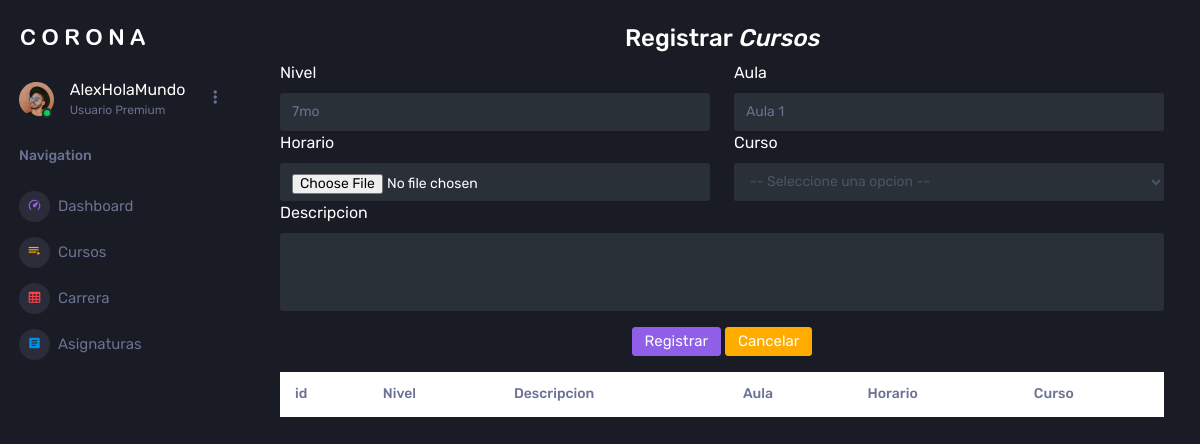
Page /listaCurso/ on the earlier database version.
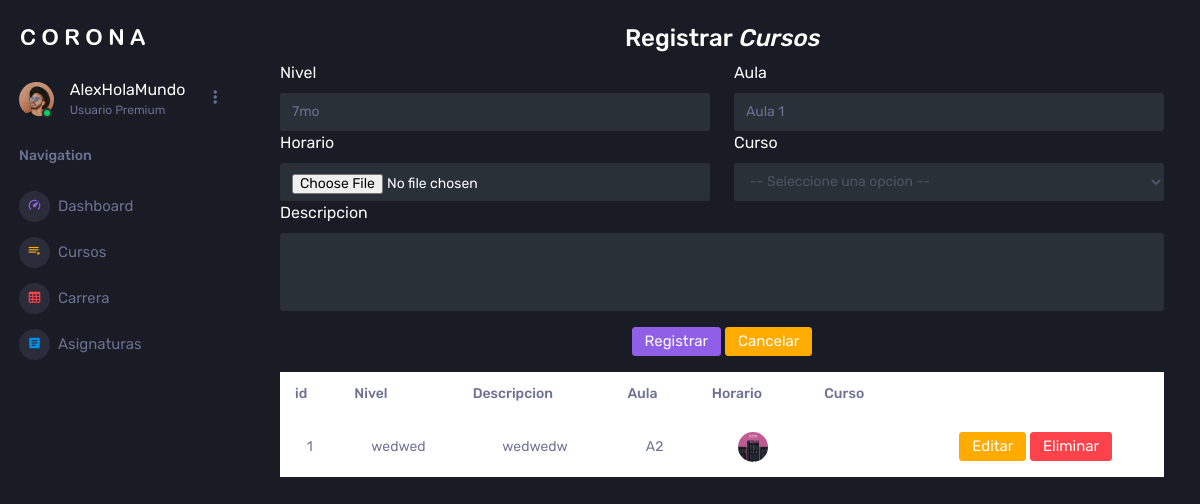
Same page on the later database version.
### Aplicaciones/MatriculasWATT/models.py (models this page shows, shortened)
class cursoWATT(models.Model):
    idCursoWATT = models.AutoField(primary_key=True)
    nivelCursoWATT = models.CharField(max_length=50)
    descripcionCursoWATT = models.CharField(max_length=50)
    aulaCursoWATT = models.CharField(max_length=50)
    horarioCursoWATT = models.FileField(upload_to='horarios',null=True, blank=True)
    carrera = models.ForeignKey(carreraWATT, null=True, blank=True, on_delete=models.PROTECT)

### Aplicaciones/MatriculasWATT/views.py (the view)
# urls.py: path('listaCurso/', views.listaCurso),
def listaCurso(request):
    cursoBdd=cursoWATT.objects.all()
    carreraBdd=carreraWATT.objects.all()
    return render(request, 'listaCurso.html', {
        'cursos': cursoBdd, 'carreras': carreraBdd
    })

### Aplicaciones/MatriculasWATT/templates/listaCurso.html (shortened to what the changed rows need)
{%extends './home.html'%} {%block contenido%} {% load static %}
<div class="container m-4">
  <div class="row">
    <div class="col-md-12 col-xs-12">
      <div class="table-responsive">
        <table class="table table-light bg-white" id="tableCursos">
          <thead>
            <tr>
              <th scope="col">id</th>
              <th scope="col">Nivel</th>
              <th scope="col">Descripcion</th>
              <th scope="col">Aula</th>
              <th scope="col">Horario</th>
              <th scope="col">Curso</th>
            </tr>
          </thead>
          <tbody>
            {% for curso in cursos %}
            <tr>
              <td class="text-center">{{curso.idCursoWATT}}</td>
              <td class="text-center">{{curso.nivelCursoWATT}}</td>
              <td class="text-center">{{curso.descripcionCursoWATT}}</td>
              <td class="text-center">{{curso.aulaCursoWATT}}</td>
              <td class="text-center">
                {% if curso.horarioCursoWATT %}
                <a href="{{curso.horarioCursoWATT.url}}" target="_blank">
                  <img
                    src="{{curso.horarioCursoWATT.url}}"
                    alt=""
                    width="50px"
                    height="50px"
                  />
                </a>
                {% else %}
                <b>N/A</b>
                {% endif %}
              </td>
              <td class="text-center">
              </td>
              <td class="text-center">
                <a
                  href="/editarCarrera/{{curso.idCursoWATT}}"
                  class="btn btn-warning"
                >
                  Editar
                </a>
                <a
                  href="javascript:void(0);"
                  type="button"
                  class="btn btn-danger"
                  onclick="eliminarCarrera(' /eliminarCarrera/{{curso.idCursoWATT}} ')"
                >
                  Eliminar
                </a>
              </td>
            </tr>
            {% endfor %}
          </tbody>
        </table>
      </div>
    </div>
  </div>
</div>
{% endblock %}

Differences in the rows shown:
added cursoWATT: idCursoWATT "1", nivelCursoWATT "wedwed", descripcionCursoWATT "wedwedw", aulaCursoWATT "A2", horarioCursoWATT (picture)
